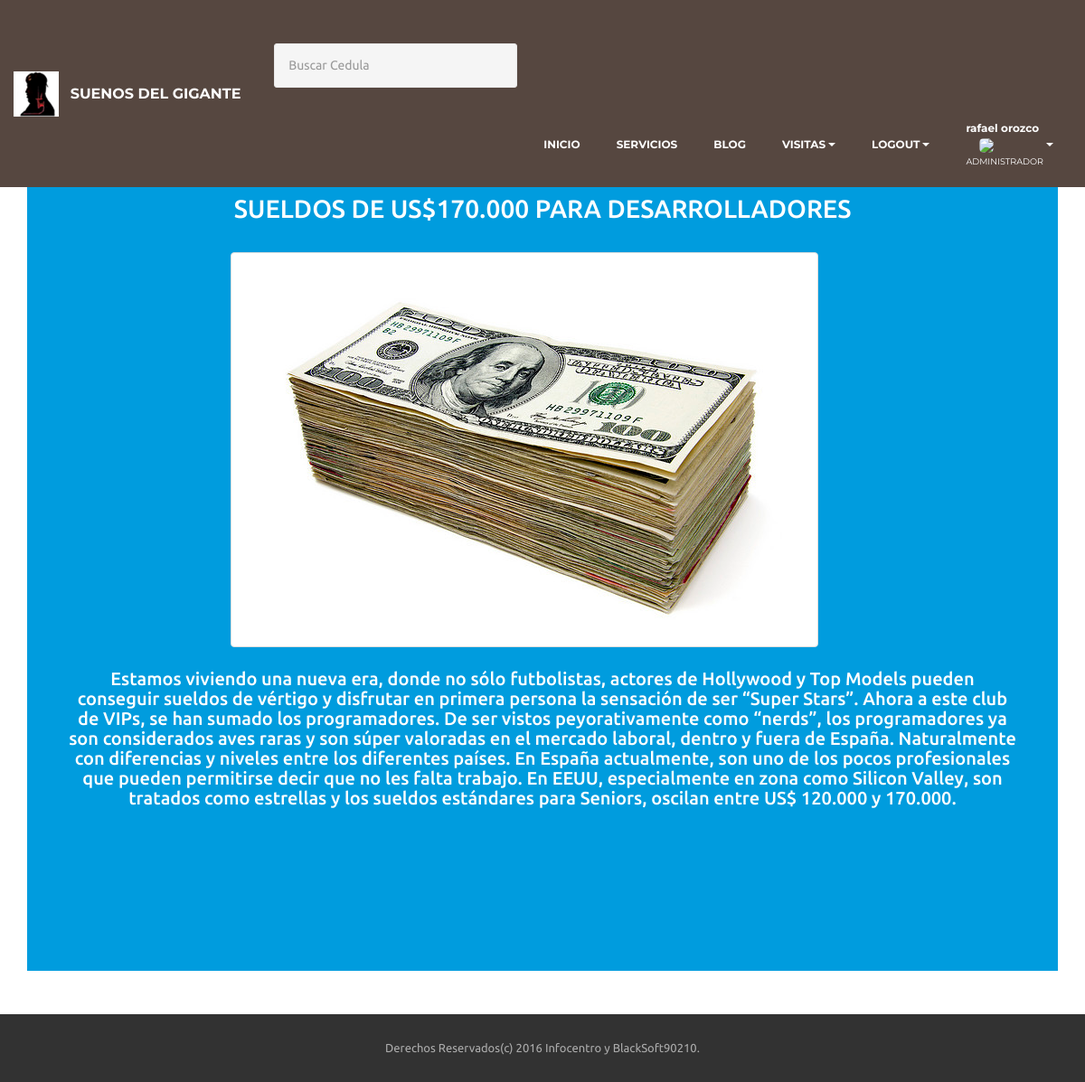
Screenshot of /?url=blogdet&id=3 (signed in) with the database file from the repository.
### tables this page shows
CREATE TABLE IF NOT EXISTS `blog_info` (
`id_art` int(11) NOT NULL,
  `fecha_art` varchar(10) NOT NULL,
  `titulo_art` varchar(100) NOT NULL,
  `cont_art` longtext NOT NULL,
  `img_art` varchar(100) NOT NULL
);

### modelo/conectar.php (called while the page is built)
<?php
class Conectar
{
			public static function con()
			{
				$conexion=  mysqli_connect('localhost', 'root', '1234', 'info_blog');
				return $conexion;
				}
}
?>

### modelo/blog.php (called while the page is built, shortened)
<?php
class Blog{
    private $blog;
    public function __construct() {
        $this->blog=  array();
    }
     public function leerblogid($id){
        $sql="SELECT * FROM blog_info WHERE id_art='$id'";
        $res=  mysqli_query(Conectar::con(), $sql);
        while($reg= mysqli_fetch_assoc($res))
				{
					$this->blog[]=$reg;
				}
					return $this->blog;
    }
}
?>

### vista/Contenedorblogdet.php (the view, shortened to what this page needs)
<section>
      <div class="container fondoCeleste">
          <div class="row">
              <div class="col-lg-12">
                  <br>
                  <br>
                    <?php
                    $id=  $_GET['id'];
                          $reg=new Blog();
                          $r=$reg->leerblogid($id);
                     ?>
                  <h3 class="text-white text-lg-center"><?php echo strtoupper($r[0]['titulo_art']) ?></h3>
                  <br>
                  <div class="container">
                            <div class="col-lg-8 col-lg-offset-2">
                           <img class="img-thumbnail" src="assets/images/<?php echo $r[0]['img_art'] ?>" >
                            <br>
                              <br>
                           </div>
                            <div class="col-lg-12">
                                <h5 class="text-white text-lg-center"><?php echo $r[0]['cont_art'] ?></h5>
                           </div>
                  </div>
                  <br>
                  <br>
                  <br>
                   <br>
                   <br>
                 <br>
              </div>
          </div>
      </div>
  </section>

### assets/theme/css/style.css (style rules this page uses)
.container { position: relative; }
body { font-family: 'Raleway', sans-serif; color: #232323; }
h1, h2, h3, h4, h5, h6, .h1, .h2, .h3, .h4, .h5, .h6, .display-1, .display-2, .display-3, .display-4 { font-family: 'Montserrat', sans-serif; word-break: break-word; word-wrap: break-word; }
.text-white { color: #fff !important; }

### assets/mobirise/css/mbr-additional.css (style rules this page uses)
body, input, textarea, .mbr-company .list-group-text { font-family: 'Ubuntu', sans-serif; }
.btn, .alert, h1, h2, h3, h4, h5, h6, .h1, .h2, .h3, .h4, .h5, .h6, .display-1, .display-2, .display-3, .display-4, .mbr-figure .mbr-figure-caption, .mbr-gallery-title, .mbr-map [data-state-details], .mbr-price { font-family: 'Ubuntu', sans-serif; }

### rows the page displays
blog_info: titulo_art "SUELDOS DE US$170.000 PARA DESARROLLADORES", cont_art "Estamos viviendo una nueva era, donde no sólo futbolistas, actores de Hollywood y Top Models pueden conseguir sueldos de vértigo y disfrutar en primera persona la sensación de ser “Super Stars”. Ahora a este club de VIPs, se han sumado los programadores. De ser vistos peyorativamente como “nerds”, los programadores ya son considerados aves raras y son súper valoradas en el mercado laboral, dentro y fuera de España. Naturalmente con diferencias y niveles entre los diferentes países. En España actualmente, son uno de los pocos profesionales que pueden permitirse decir que no les falta trabajo. En EEUU, especialmente en zona como Silicon Valley, son tratados como estrellas y los sueldos…"

### other values shown
$_SESSION['nombre_user'] "rafael"
$_SESSION['apellido_user'] "orozco"
